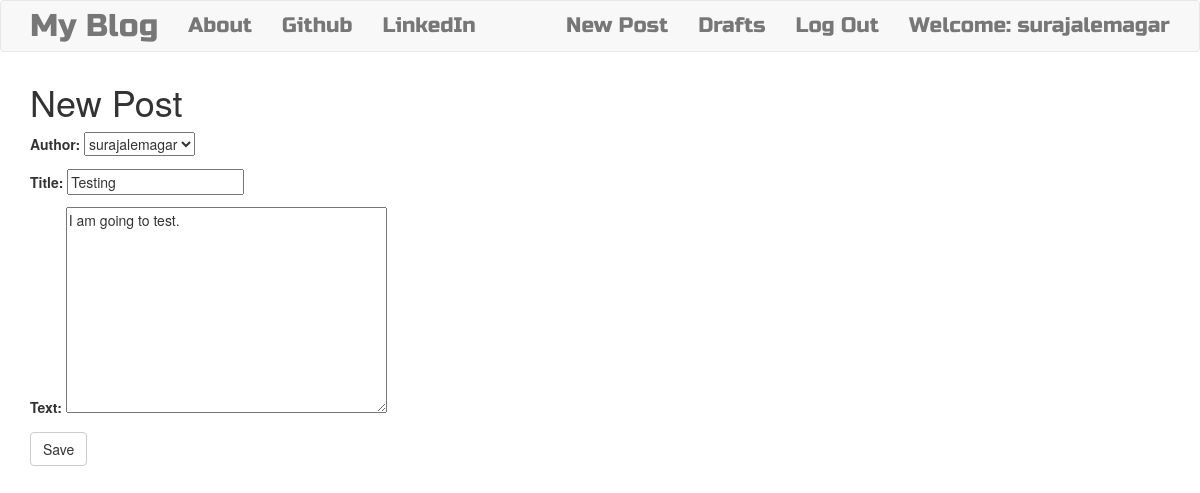
The page /post/12/edit/ (signed in) on the database its author committed.
### blog/models.py (models this page shows, shortened)
class Post(models.Model):
    author=models.ForeignKey('auth.User',on_delete=models.CASCADE)
    title=models.CharField(max_length=256)
    text=models.TextField()
    created_date=models.DateTimeField(default=timezone.now)
    published_date=models.DateTimeField(blank=True,null=True)

### blog/views.py (the view)
# urls.py: path(r'post/<int:pk>/edit/',views.PostUpdateView.as_view(),name='post_edit'),
class PostUpdateView(LoginRequiredMixin,UpdateView):
    login_url='/login'
    redirect_field_name='blog/post_detail.html'
    form_class=PostForm
    model=Post

### blog/forms.py
class PostForm(forms.ModelForm):
    class Meta():
        model=Post
        fields=('author','title','text')

### blog/templates/blog/post_form.html (shortened to what this page needs)
{% extends "blog/base.html" %}
{% block content %}
<h1>New Post</h1>
<form class="post-form" method="POST">
    {{ form.as_p }}
    <button type="submit" class="save btn btn-default">Save</button>
</form>
{% endblock %}

### blog/templates/blog/base.html (shortened to what this page needs)
<!DOCTYPE html>
{% load static %}
<html lang="en">
<head>
    <link rel="stylesheet" href="https://stackpath.bootstrapcdn.com/bootstrap/3.4.1/css/bootstrap.min.css">
<link rel="stylesheet" href="//cdn.jsdelivr.net/npm/medium-editor@latest/dist/css/medium-editor.min.css" type="text/css" media="screen" charset="utf-8">
<link rel="stylesheet" href="{% static 'css/blog.css' %}">
</head>
<body class="loader">
    <nav class="navbar navbar-default techfont custom-navbar">
        <div class="container">
            <ul class="nav navbar-nav">
                <li><a class="navbar-brand bigbrand" href="{% url 'post_list' %}">My Blog</a></li>
                <li><a href="{% url 'about' %}">About</a></li>
                <li><a href="https://www.github.com">Github</a></li>
                <li><a href="https://www.linkedin.com">LinkedIn</a></li>
            </ul>
            <ul class="nav navbar-nav navbar-right">
                {% if user.is_authenticated %}
                <li><a href="{% url 'post_new' %}">New Post</a></li>
                <li><a href="{% url 'post_draft_list' %}">Drafts</a></li>
                <li><a href="{% url 'logout' %}">Log Out</a></li>
                <li><a href="">Welcome: {{ user.username }}</a></li>
                {% else %}
                <li><a class="nav navbar-right" href="{% url 'login' %}"><span class="glyphicon glyphicon-user"></span></a></li>
                {% endif %}
            </ul>
        </div>
    </nav>
    <div class="content container">
        <div class="row">
            <div class="col-md-8">
                <div class=""blog_posts>
                    {% block content %}
                    {% endblock %}
                </div>
            </div>
        </div>
    </div>
</body>
</html>

### blog/static/css/blog.css (style rules this page uses)
.techfont { font-family: 'Russo One',sans-serif; font-size: 1.5em; margin-bottom: 10px; }
.bigbrand { font-size: 1.5em; }
.loader { filter:hue-rotate(0deg); color:linear-gradient(45deg,#0f8,#08f); animation:hue 10000ms infinite linear; }

### rows shown on the page
Post: author "surajalemagar", title "Testing", text "I am going to test."

### other values the page prints
{{ user.username }} "surajalemagar"
